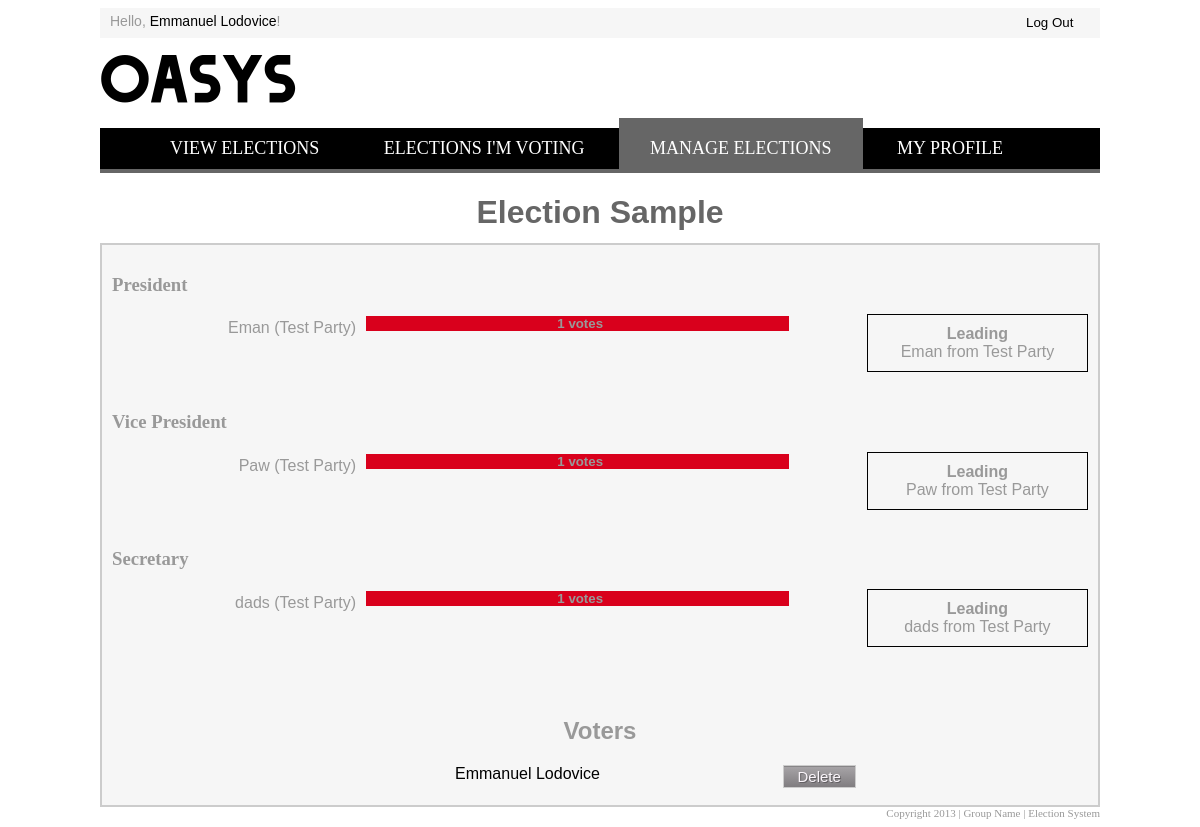
The page /electionDetail.php?election_id=41 (signed in) on the database its author committed.
### tables this page shows
CREATE TABLE IF NOT EXISTS `elections` (
  `election_id` int(255) NOT NULL AUTO_INCREMENT,
  `user_id` int(255) NOT NULL,
  `title` varchar(255) NOT NULL,
  `status` int(255) NOT NULL,
  `password` int(255) NOT NULL,
  `privacy` int(255) NOT NULL,
  `description` text NOT NULL,
  `lastdate` datetime NOT NULL,
  PRIMARY KEY (`election_id`),
  KEY `user_id` (`user_id`)
);

CREATE TABLE IF NOT EXISTS `positions` (
  `position_id` int(255) NOT NULL AUTO_INCREMENT,
  `election_id` int(255) NOT NULL,
  `title` varchar(255) NOT NULL,
  PRIMARY KEY (`position_id`),
  KEY `election_id` (`election_id`)
);

CREATE TABLE IF NOT EXISTS `candidates` (
  `candidate_id` int(255) NOT NULL AUTO_INCREMENT,
  `name` varchar(255) NOT NULL,
  `position_id` int(255) NOT NULL,
  `party_id` int(255) DEFAULT NULL,
  PRIMARY KEY (`candidate_id`),
  KEY `position_id` (`position_id`),
  KEY `party_id` (`party_id`)
);

CREATE TABLE IF NOT EXISTS `parties` (
  `party_id` int(255) NOT NULL AUTO_INCREMENT,
  `title` varchar(255) NOT NULL,
  `election_id` int(255) NOT NULL,
  PRIMARY KEY (`party_id`),
  KEY `election_id` (`election_id`)
);

CREATE TABLE IF NOT EXISTS `users` (
  `user_id` int(255) NOT NULL AUTO_INCREMENT,
  `email` varchar(255) NOT NULL,
  `firstname` varchar(255) NOT NULL,
  `lastname` varchar(255) NOT NULL,
  `program` varchar(255) DEFAULT NULL,
  `address` varchar(255) DEFAULT NULL,
  `contact_number` varchar(255) DEFAULT NULL,
  `year_level` int(255) DEFAULT NULL,
  `password` varchar(255) NOT NULL,
  PRIMARY KEY (`user_id`)
);

### electionDetail.php (the view, shortened to what this page needs)
<?php
	$user_id = $_SESSION['user_id'];
?>
<!DOCTYPE html>
<html>
<head>
	<link rel = "stylesheet" type = "text/css" href = "assets/css/viewElection.css">
</head>
<body>
<div id = "container">
	<div id="header">
		<div id="greeting"> Hello,  <a href="profile.php?user_id=<?=$user_id?>" class = 'link'><?php echo $_SESSION['user_firstname']." ".$_SESSION['user_lastname'];?></a>! </div>
		<div id="logoutspace">
			<a href="logout.php"><button id="logout">Log Out</button></a><br/>
		</div>
	</div>
	<div id="banner">
		<div id="sitename">OASYS</div>
	</div>
	<ul>
      <li><a href="home.php">View Elections</a></li>
      <li><a href="iamVoting.php">Elections I'm Voting</a></li>
      <li id='first'><a href="manageElections.php">Manage Elections</a></li>
      <li><a href="profile.php?user_id=<?=$user_id?>">My Profile</a></li>
	</ul>
	<?php
		$election_id = $_GET['election_id'];
		$electionQuery = "SELECT * FROM elections WHERE election_id = '$election_id'";
		$election = mysql_query($electionQuery);
		$election_detail = mysql_fetch_array($election);
		echo "<center><h1>".$election_detail['title']."</h1></center>";
		$positionQuery = "SELECT * FROM positions WHERE election_id = '$election_id'";
		$position = mysql_query($positionQuery);
	?>
	<div id = "content">
	<?php
		while ($position_detail = mysql_fetch_array($position)) {
			$position_id = $position_detail['position_id'];
	?>
		<div class = "positions">
			<h3><?=$position_detail['title']?></h3>
	<?php
		$candidateQuery = "SELECT * FROM candidates WHERE position_id = '$position_id'";
		$candidate = mysql_query($candidateQuery);
		$winner = null;
		while ($candidate_detail = mysql_fetch_array($candidate)) {
			$candidate_id = $candidate_detail['candidate_id'];
	?>
			<div class = "candidate">
				<div class = "names">
					<?php
						$party_id = $candidate_detail['party_id'];
						$partyQuery = "SELECT * FROM parties WHERE party_id = '$party_id'";
						$party_detail = mysql_fetch_array(mysql_query($partyQuery));
						echo $candidate_detail['name']." (".$party_detail['title'].")";
					?>
				</div>
				<div class = "graph">
					<?php
						$voteQuery = "SELECT COUNT(*) FROM votes WHERE election_id = '$election_id' AND candidate_id = '$candidate_id'";
						$count = mysql_fetch_array(mysql_query($voteQuery));
					?>
					<div class = "bar" id = "<?=$candidate_id?>">
						<h5><?=$count['COUNT(*)']?> votes</h5>
					</div>
					<?php
						if ($winner == null) {
							$winner[0] = $candidate_detail['name']." from ".$party_detail['title'];
						}
					?>
				</div>
			</div>
	<?php
		}
	?>	<div class = "winner">
			<?php
				if (count ($winner) > 0) {
					if (count($winner) == 1) {
						if ($election_detail['status'] == 0) {
							echo "<b>Winner</b> <br/>";
						}	else {
							echo "<b>Leading</b> <br/>";
						}
					echo $winner[0]."<br>";
					}	else {
						echo "<b>Tie Between</b><br/>";
						for ($ctr = 0; $ctr < count($winner); $ctr++) {
							echo $winner[$ctr]."<br/>";
						}
					}
				}	else {
					echo "<b>No Candidates</b>";
				}
			?>
		</div>
	</div><br/><br/><br/><br/>
	<?php
		}
	?>
	<div id = "voter_container">
		<h2> Voters </h2>
		<?php
			$voteRes = mysql_query("SELECT * FROM users WHERE user_id IN (SELECT DISTINCT user_id FROM votes WHERE election_id = '$election_id')");
			$voter = mysql_fetch_array($voteRes);
			while($voter) {
				$voter_id = $voter['user_id'];
		?>
				<div class = "voter">
					<div class = "voter_name">
						<a href="profile.php?user_id=<?=$voter['user_id']?>" class = 'link'><?=$voter['firstname']." ".$voter['lastname']?></a>
					</div>
		<?php
				if ($election_detail['user_id'] == $user_id) {
		?>
					<div class = "action">
						<input type="button" class = 'button' value = "Delete" onclick="verifyDelete(<?=$election_id?>, <?=$voter_id?>)">
					</div>
		<?php
				}
		?>
				</div>
		<?php
				$voter = mysql_fetch_array($voteRes);
			}
		?>
	</div>
	</div>
	<div id = "footer">
    	Copyright 2013 | Group Name | Election System
    </div>
</div>
</body>
</html>

### assets/css/viewElection.css (style rules this page uses)
body { background-color: white; font-family: Arial; color: #999999; }
.link { text-decoration: none; color:black; }
a { text-decoration: none; }
a:link, a:visited { text-decoration: none; color: black; }
ul { background-color: black; width: 96%; height: 3%; margin-top: 10px; border-bottom: 4px solid #666666; padding-top: 10px; padding-bottom: 10px; font-family: Impact; font-size: 18px; text-transform: uppercase; }
li { display: inline; }
li a:link, a:visited { text-decoration: none; color: white; padding-left: 30px; padding-right: 30px; }
#container { width:1000px; margin: 0 auto; }
#header { width: 100%; height: 20px; background-color: #f6f6f6; padding-top: 5px; padding-bottom: 5px; }
#greeting { position: absolute; width: 500px; font-size: 14px; padding-left: 10px; }
#logoutspace { position: absolute; width: 80px; margin-left: 920px; }
#logout { background-color: #f6f6f6; border: none; }
#banner { width: 100%; height: 80px; }
#sitename { position: absolute; font-family: "Dodge"; font-size: 60px; width: 400px; color: black; }
#first { background-color: #666666; color: white; padding-left: 1px; padding-right: 1px; padding-top: 20px; padding-bottom: 12px; }
#content { margin-top: -10px; min-height: 500px; background-color: #f6f6f6; border: 2px solid #cccccc; }
#voter_container { width:100%; float:left; }
h1 { color: #666666; }
h3 { font-family: Trebuchet MS; }
.positions { width: 100%; margin:0 auto; float:left; padding: 10px; }
.candidate { float:left; width:70%; min-height:40px; margin-bottom: 0px; margin-top:0px; }
.names { float:left; text-align: right; padding-top: 5px; padding-bottom: 5px; width:35%; height:100%; margin-right: 10px; overflow: auto; }
.graph { width:60%; height:100%; float:left; }
.bar { margin-top:-20px; width:0%; height:100%; padding-left:5px; text-align: center; transition:width 1s; -webkit-transition:width 1s; -moz-transition:width 1s; }
.winner { width:20%; border:1px solid black; float:right; margin-right:20px; text-align: center; padding: 10px; word-wrap:break-word; }
.voter { min-height: 40px; width: 100%; float:left; }
.voter_name { float:left; width:50%; text-align: right; padding-right: 20px; }
.action { width:40%; float:left; text-align: center; margin-top: 0px; }
.button { -moz-box-shadow:inset 0px 1px 0px 0px #878587; -webkit-box-shadow:inset 0px 1px 0px 0px #878587; box-shadow:inset 0px 1px 0px 0px #878587; background:-webkit-gradient( linear, left top, left bottom, color-stop(0.05, #a6a3a6), color-stop(1, #807d80) ); background:-moz-linear-gradient( center top, #a6a3a6 5%, #807d80 100% ); filter:progid:DXImageTransform.Microsoft.gradient(startColorstr='#a6a3a6', endColorstr='#807d80'); background-color:#a6a3a6; border:1px solid #cccccc; display:inline-block; color:#faf5fa; font-family:arial; font-size:15px; font-weight:normal; padding:2px 14px; text-decoration:none; text-shadow:1px 1px 0px #636063; }
#voter_container { width:100%; float:left; text-align: center; margin-top:40px; }
#footer { font-family: Trebuchet MS; font-size: 11px; text-align: right; }

### rows shown on the page
elections: title "Election Sample"
positions: title "President", winner "Eman from Test Party"
candidates: name "Eman", party.title "Test Party", COUNT "1"
positions: title "Vice President", winner "Paw from Test Party"
candidates: name "Paw", party.title "Test Party", COUNT "1"
positions: title "Secretary", winner "dads from Test Party"
candidates: name "dads", party.title "Test Party", COUNT "1"
users: firstname "Emmanuel", lastname "Lodovice"

### other values the page prints
$_SESSION['user_firstname'] "Emmanuel"
$_SESSION['user_lastname'] "Lodovice"
